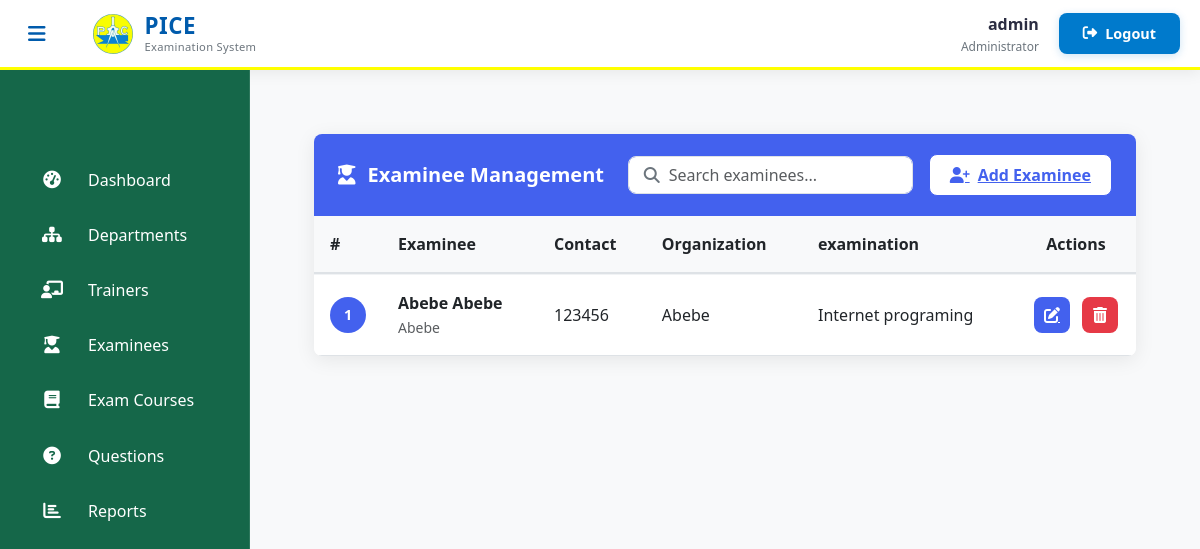
/admin-view-student (signed in), run on an earlier commit of the app's database.
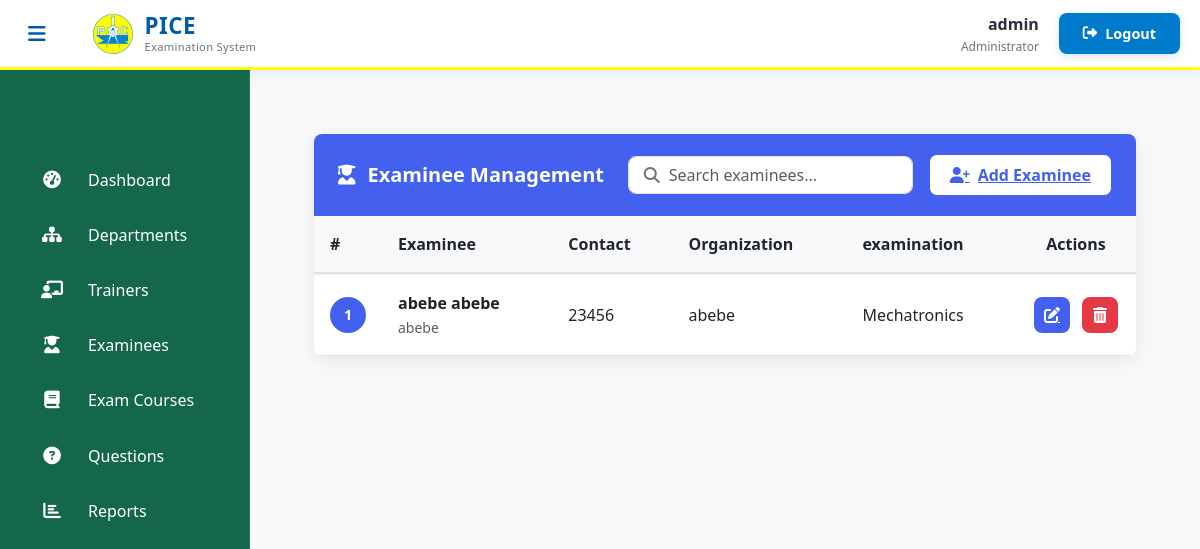
And on a later commit of the database.
### student/models.py (models this page shows, shortened)
class Student(models.Model):
    user=models.OneToOneField(User,on_delete=models.CASCADE)
    address = models.CharField(max_length=40)
    mobile = models.CharField(max_length=20,null=False)
    organization = models.CharField(max_length=200, null=False)
    course = models.ForeignKey(
        'exam.Course',
        on_delete=models.SET_NULL,
        null=True
    )
    department = models.ForeignKey(
        'exam.Department',  # Reference to your Department model
        on_delete=models.SET_NULL,
        null=True,
        blank=True,
        related_name='students'
    )
    @property
    def get_name(self):
        return self.user.first_name+" "+self.user.last_name

### exam/models.py (models this page shows, shortened)
class Course(models.Model):
    course_name = models.CharField(max_length=50)
    question_number = models.PositiveIntegerField()
    total_marks = models.PositiveIntegerField(default=100)
    given_time = models.PositiveIntegerField(default=60)
    department = models.ForeignKey(Department, on_delete=models.CASCADE, related_name='course_set')
    def __str__(self):
        return self.course_name

### exam/views.py (the view)
# urls.py: path('admin-view-student', views.admin_view_student_view,name='admin-view-student'),
@login_required(login_url='adminlogin')
def admin_view_student_view(request):
    student_list = SMODEL.Student.objects.all().order_by('id')  # or any other field you want to sort by
    paginator = Paginator(student_list, 10)
    page_number = request.GET.get('page')
    students = paginator.get_page(page_number)
    return render(request, 'exam/admin_view_student.html', {'students': students})

### templates/exam/admin_view_student.html (shortened to what this page needs)
{% extends 'exam/adminbase.html' %}
{% block content %}
{% load static %}
<head>
  <link href="https://cdn.jsdelivr.net/npm/bootstrap@5.3.0/dist/css/bootstrap.min.css" rel="stylesheet">
  <link rel="stylesheet" href="https://cdnjs.cloudflare.com/ajax/libs/font-awesome/6.4.0/css/all.min.css">
</head>
<div class="dashboard-container">
  <div class="card">
    <div class="card-header">
      <h5 class="card-title">
        <i class="fas fa-user-graduate"></i> Examinee Management
      </h5>
      <div class="header-actions">
        <div class="search-container">
          <i class="fas fa-search search-icon"></i>
          <input type="text" class="form-control search-input" placeholder="Search examinees...">
        </div>
        <a href="/student/studentsignup" class="add-examinee-btn">
          <i class="fas fa-user-plus"></i> Add Examinee
        </a>
      </div>
    </div>
    <div class="table-responsive">
      <table class="table table-hover align-middle">
        <thead>
          <tr>
            <th style="width: 50px;">#</th>
            <th>Examinee</th>
            <th>Contact</th>
            <th>Organization</th>
            <th>examination</th>
            <th class="text-center" style="width: 120px;">Actions</th>
          </tr>
        </thead>
        <tbody>
          {% if students %}
            {% for student in students %}
              <tr>
                <td>
                  <div class="avatar">
                    {{ forloop.counter0|add:students.start_index }}
                  </div>
                </td>
                <td>
                  <div class="fw-semibold">{{ student.get_name }}</div>
                  <small class="text-muted">{{ student.address|truncatechars:30 }}</small>
                </td>
                <td>
                  <div>{{ student.mobile }}</div>
                </td>
                <td>{{ student.organization|truncatechars:30|default:"-" }}</td>
                <td>{{ student.course|truncatechars:30|default:"-" }}</td>
                <td>
                  <div class="action-btns">
                    <a href="{% url 'update-student' student.id %}" class="btn-action btn-edit" title="Edit">
                      <i class="fas fa-edit"></i>
                    </a>
                    <a href="{% url 'delete-student' student.id %}"
                       class="btn-action btn-delete"
                       title="Delete"
                       onclick="return confirm('Are you sure you want to delete this examinee?');">
                      <i class="fas fa-trash-alt"></i>
                    </a>
                  </div>
                </td>
              </tr>
            {% endfor %}
          {% endif %}
        </tbody>
      </table>
    </div>
  </div>
</div>
{% endblock content %}

What changed in the data, as far as the page shows it:
removed Student: get_name "Abebe Abebe", address "Abebe", mobile "123456", organization "Abebe", course "Internet programing"
added Student: get_name "abebe abebe", address "abebe", mobile "23456", organization "abebe", course "Mechatronics"
